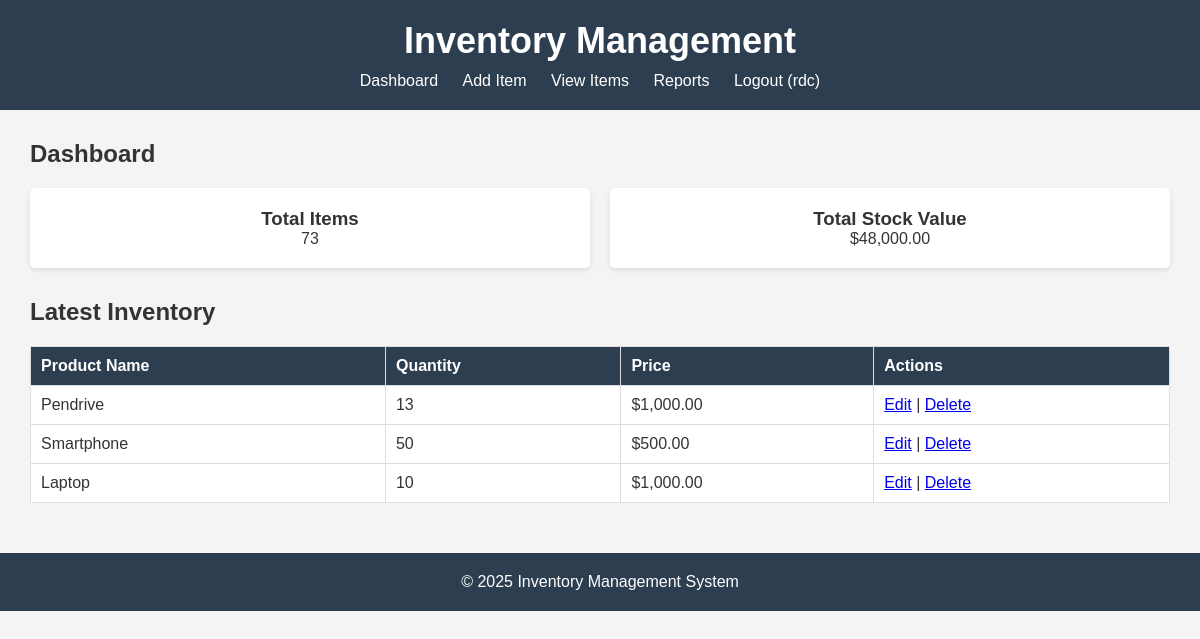
The app's page /new-inventory-app/index.php (signed in) with its own data.
### tables this page shows
CREATE TABLE `items` (
  `id` int(11) NOT NULL,
  `product_name` varchar(255) NOT NULL,
  `quantity` int(11) NOT NULL,
  `price` decimal(10,2) NOT NULL
);

### new-inventory-app/index.php (the view, shortened to what this page needs)
<?php
$conn = new mysqli("localhost", "root", "", "inventory_db");
$sql = "SELECT * FROM items ORDER BY id DESC LIMIT 5";
$result = $conn->query($sql);
$sqlTotal = "SELECT SUM(quantity) AS total_quantity, SUM(quantity*price) AS total_value FROM items";
$totalResult = $conn->query($sqlTotal);
if($totalResult && $totalResult->num_rows > 0){
    $row = $totalResult->fetch_assoc();
    $totalItems = $row['total_quantity'];
    $totalStockValue = $row['total_value'];
} else {
    $totalItems = 0;
    $totalStockValue = 0;
}
?>
<!DOCTYPE html>
<html lang="en">
<head>
  <link rel="stylesheet" href="styles.css">
</head>
<body>
  <header>
    <h1>Inventory Management</h1>
    <nav>
      <ul>
        <li><a href="index.php">Dashboard</a></li>
        <li><a href="add_item.php">Add Item</a></li>
        <li><a href="view_items.php">View Items</a></li>
        <li><a href="report.php">Reports</a></li>
        <li><a href="logout.php">Logout (<?php echo $_SESSION['username']; ?>)</a></li>
      </ul>
    </nav>
  </header>
  <main>
    <section class="dashboard">
      <h2>Dashboard</h2>
      <div class="stats">
        <div class="stat-item">
          <h3>Total Items</h3>
          <p><?php echo $totalItems; ?></p>
        </div>
        <div class="stat-item">
          <h3>Total Stock Value</h3>
          <p>$<?php echo number_format($totalStockValue, 2); ?></p>
        </div>
      </div>
      <h2>Latest Inventory</h2>
      <table>
        <thead>
          <tr>
            <th>Product Name</th>
            <th>Quantity</th>
            <th>Price</th>
            <th>Actions</th>
          </tr>
        </thead>
        <tbody>
          <?php
          if($result->num_rows > 0){
              while($row = $result->fetch_assoc()){
                  echo "<tr>
                          <td>".$row['product_name']."</td>
                          <td>".$row['quantity']."</td>
                          <td>$".number_format($row['price'],2)."</td>
                          <td>
                              <a href='edit_item.php?id=".$row['id']."'>Edit</a> |
                              <a href='delete_item.php?id=".$row['id']."' onclick=\"return confirm('Are you sure you want to delete this item?');\">Delete</a>
                          </td>
                        </tr>";
              }
          } else {
              echo "<tr><td colspan='4'>No items found</td></tr>";
          }
          ?>
        </tbody>
      </table>
    </section>
  </main>
  <footer>
    <p>&copy; 2025 Inventory Management System</p>
  </footer>
</body>
</html>

### new-inventory-app/styles.css (style rules this page uses)
* { margin: 0; padding: 0; box-sizing: border-box; }
body { font-family: Arial, sans-serif; background-color: #f4f4f4; color: #333; }
header { background-color: #2c3e50; color: white; padding: 20px; text-align: center; }
header h1 { font-size: 36px; }
nav ul { list-style: none; margin-top: 10px; }
nav ul li { display: inline; margin-right: 20px; }
nav ul li a { color: white; text-decoration: none; }
main { padding: 30px; max-width: 1200px; margin: 0 auto; }
h2 { font-size: 24px; margin-bottom: 20px; }
.dashboard .stats { display: flex; gap: 20px; margin-bottom: 30px; }
.stat-item { background-color: white; padding: 20px; border-radius: 5px; box-shadow: 0 2px 5px rgba(0,0,0,0.1); flex: 1; text-align: center; }
table { width: 100%; border-collapse: collapse; margin-top: 20px; }
table th, table td { padding: 10px; border: 1px solid #ddd; text-align: left; }
table th { background-color: #2c3e50; color: white; }
table td { background-color: white; }
footer { text-align: center; padding: 20px; background-color: #2c3e50; color: white; margin-top: 20px; }

### records on screen
items: product_name "Pendrive", quantity "13", price "1,000.00"
items: product_name "Smartphone", quantity "50", price "500.00"
items: product_name "Laptop", quantity "10", price "1,000.00"

### other values on screen
$_SESSION['username'] "rdc"
$totalItems "73"
$totalStockValue "48,000.00"
